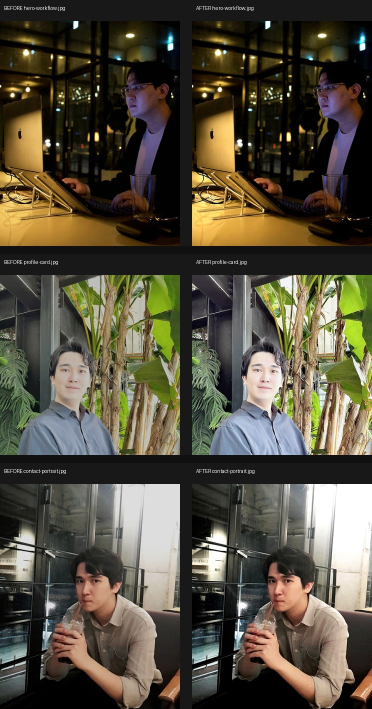
#> input picture assets/profile/derived/_retouch_contact_sheet.jpg, 744 x 1418 px, given in place of clip_20260530_225239_1.png, which was not available (shown at 1/2 size)
$ python replace_index_hero_v3.py
#> lines starting #> are read from the running program, lines starting #| are printed output that depends on the picture; after the words box and inside, x2 and y2 are one past the last pixel; in counts of white or black regions, pixels touching at a corner belong together; pictures that were not available may be replaced by others from this repository, and a replacement may not be noted
#!/usr/bin/env python3
"""v3: precise sparkle-watermark removal for the index hero.

The sparkle watermark sits at source-coords x~764-774, y~953-994 (820x1024 source).
v1 over-masked (dark smear), v2 drew only a 2px outline (missed entirely).
This version masks a tight filled region exactly over the sparkle, inpaints with
Telea, feathers the blend, then resizes to the 1200x1500 hero spec.
"""
from pathlib import Path
import cv2
import numpy as np
from PIL import Image, ImageEnhance, ImageFilter, ImageOps

ROOT = Path(__file__).resolve().parents[1]
SRC = Path('/home/intercluster/.hermes/images/clip_20260530_225239_1.png')
OUT = ROOT / 'assets/profile/derived/hero-workflow.jpg'
PREVIEW = ROOT / 'assets/profile/derived/_new_hero_inpaint_v3.png'
BACKUP_DIR = ROOT / 'assets/profile/derived/_pre_hero_replace'
BACKUP_DIR.mkdir(parents=True, exist_ok=True)
# Keep the original retouched hero as a restore point (only once).
orig = ROOT / 'assets/profile/derived/hero-workflow.jpg.orig'
backup = BACKUP_DIR / 'hero-workflow-before-new-photo.jpg'
if orig.exists() and not backup.exists():
    backup.write_bytes(orig.read_bytes())

bgr = cv2.imread(str(SRC), cv2.IMREAD_COLOR)
#> bgr is the input picture: shape (1418, 744, 3); mean B, G, R 63.2, 79.2, 85
if bgr is None:
    raise SystemExit(f'cannot read {SRC}')
h, w = bgr.shape[:2]
#> h = 1418; w = 744

# Tight filled mask centered on the sparkle. Cover the full 4-point star plus a
# small margin for anti-aliased pixels. The area underneath is dark wallet/table,
# so inpaint reconstructs it cleanly.
mask = np.zeros((h, w), dtype=np.uint8)
cv2.rectangle(mask, (756, 946), (784, 1002), 255, -1)
#> mask: shape (1418, 744); every value is 0
# Also catch any stray bright sparkle pixels just outside that box (data-driven).
sub = bgr[940:1010, 740:815]
hsv = cv2.cvtColor(sub, cv2.COLOR_BGR2HSV)
local = ((hsv[:, :, 2] > 140) & (hsv[:, :, 1] < 70)).astype(np.uint8) * 255
#> local = 70 rows, first 6: [0, 0, 0, 0], [0, 0, 0, 0], [0, 0, 0, 0], [0, 0, 0, 0], [0, 0, 0, 0], [0, 0, 0, 0]
local = cv2.dilate(local, np.ones((5, 5), np.uint8), iterations=2)
mask[940:1010, 740:815] = np.maximum(mask[940:1010, 740:815], local)
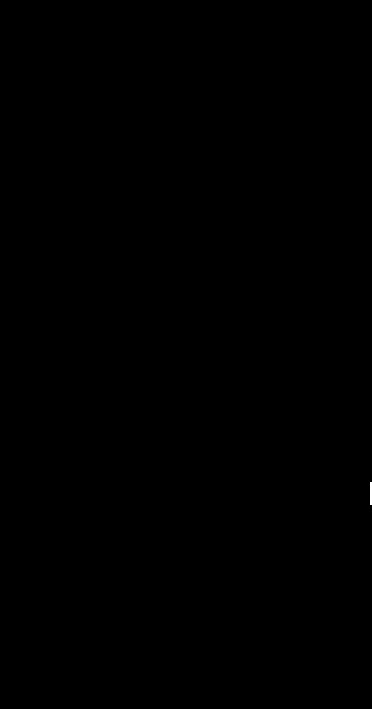
#> mask: shape (1418, 744) (shown at 1/2 size); 0.02% white; 1 white region, box (x1, y1, x2, y2) and area: (740, 964, 744, 1010) 184
mask = cv2.dilate(mask, np.ones((3, 3), np.uint8), iterations=1)
#> mask: shape (1418, 744); 0.02% white; 1 white region, box (x1, y1, x2, y2) and area: (739, 963, 744, 1011) 240

inpainted = cv2.inpaint(bgr, mask, 4, cv2.INPAINT_TELEA)

# Feather the patch into the original so there's no hard seam.
soft = cv2.GaussianBlur(mask, (0, 0), 2.5).astype(np.float32) / 255.0
soft = soft[:, :, None]
blended = (inpainted.astype(np.float32) * soft + bgr.astype(np.float32) * (1 - soft)).astype(np.uint8)

rgb = cv2.cvtColor(blended, cv2.COLOR_BGR2RGB)
im = Image.fromarray(rgb)
im = ImageOps.exif_transpose(im).convert('RGB')
# Subtle web finish; source already has strong warm café mood.
im = ImageEnhance.Contrast(im).enhance(1.035)
im = ImageEnhance.Color(im).enhance(0.98)
im = ImageEnhance.Sharpness(im).enhance(1.06)
im = im.resize((1200, 1500), Image.Resampling.LANCZOS)
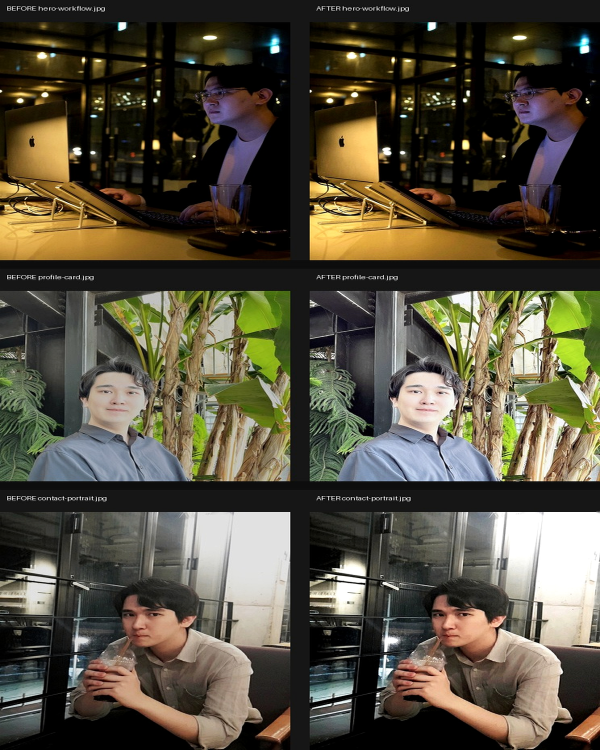
#> im: PIL image 1200x1500 RGB (shown at 1/2 size); mean R, G, B 84.1, 78.4, 62.3
im = im.filter(ImageFilter.UnsharpMask(radius=0.8, percent=35, threshold=3))
im.save(PREVIEW, 'PNG', optimize=True)
im.save(OUT, 'JPEG', quality=90, optimize=True, progressive=True)
print('mask_pixels', int((mask > 0).sum()))
#| mask_pixels 240
print(f'wrote {OUT} {OUT.stat().st_size/1024:.1f}KB')
#> (the run stopped early here; a loop or call above may not have finished)

$ run again, on assets/profile/derived/contact-portrait.jpg
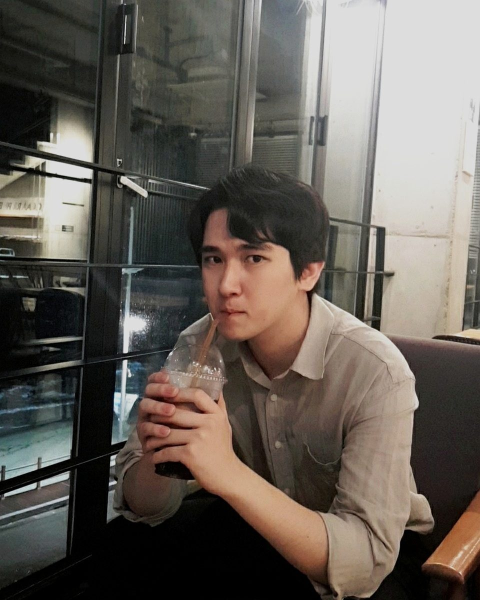
#> input picture assets/profile/derived/contact-portrait.jpg, 960 x 1200 px, given in place of clip_20260530_225239_1.png, which was not available (shown at 1/2 size)
#> bgr is the input picture: shape (1200, 960, 3); mean B, G, R 86.9, 94.1, 100.7
#> `sub = bgr[940:1010, 740:815]`:
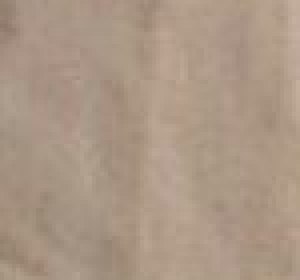
#> sub: shape (70, 75, 3) (shown 4 times larger); mean B, G, R 133.4, 151, 171.1
#> hsv: shape (70, 75, 3); mean H, S, V 13.9, 56.3, 171.1
#> local: shape (70, 75); every value is 255
#> `mask[940:1010, 740:815] = np.maximum(mask[940:1010, 740:815], local)`:
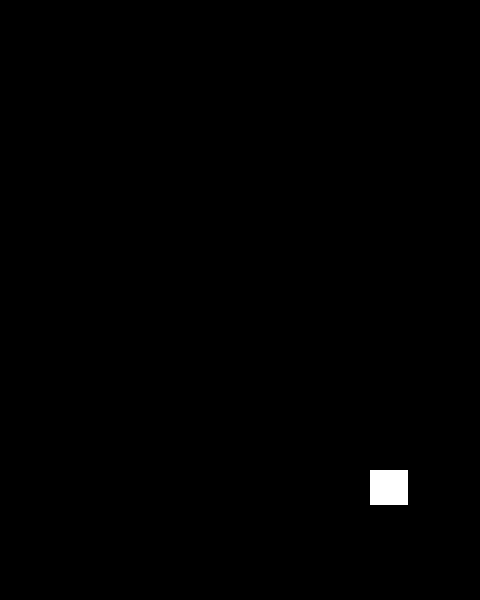
#> mask: shape (1200, 960) (shown at 1/2 size); 0.46% white; 1 white region, box (x1, y1, x2, y2) and area: (740, 940, 815, 1010) 5250
#| mask_pixels 5544

$ run again, on assets/profile/derived/profile-card.jpg
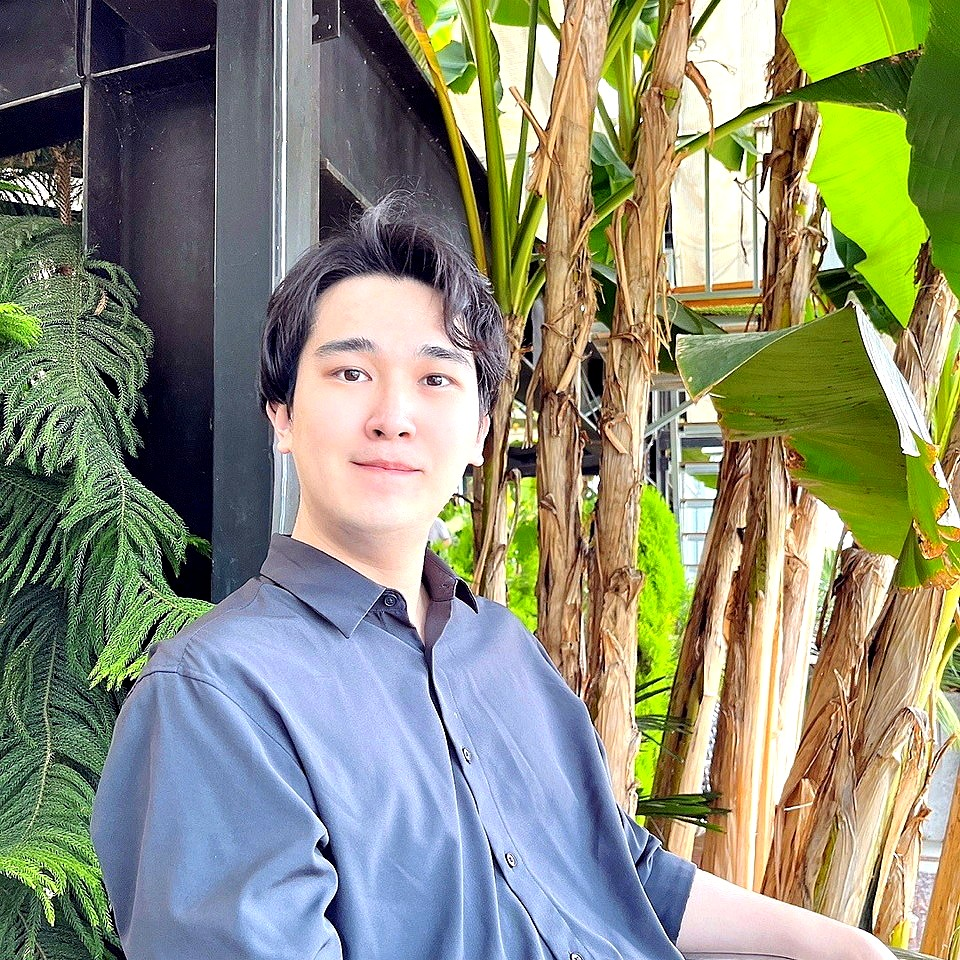
#> input picture assets/profile/derived/profile-card.jpg, 960 x 960 px, given in place of clip_20260530_225239_1.png, which was not available
#> bgr is the input picture: shape (960, 960, 3); mean B, G, R 119.1, 141.5, 139.3
#> `sub = bgr[940:1010, 740:815]`:
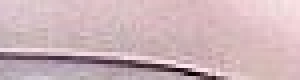
#> sub: shape (20, 75, 3) (shown 4 times larger); mean B, G, R 184.9, 179.8, 205.1
#> hsv: shape (20, 75, 3); mean H, S, V 156.5, 33.2, 205.1
#> `local = ((hsv[:, :, 2] > 140) & (hsv[:, :, 1] < 70)).astype(np.uint8) ..`:
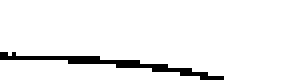
#> local: shape (20, 75) (shown 4 times larger); 94.5% white; black in thin lines or dots, all inside (x1, y1, x2, y2) = (0, 13, 56, 20)
#| mask_pixels 1617
